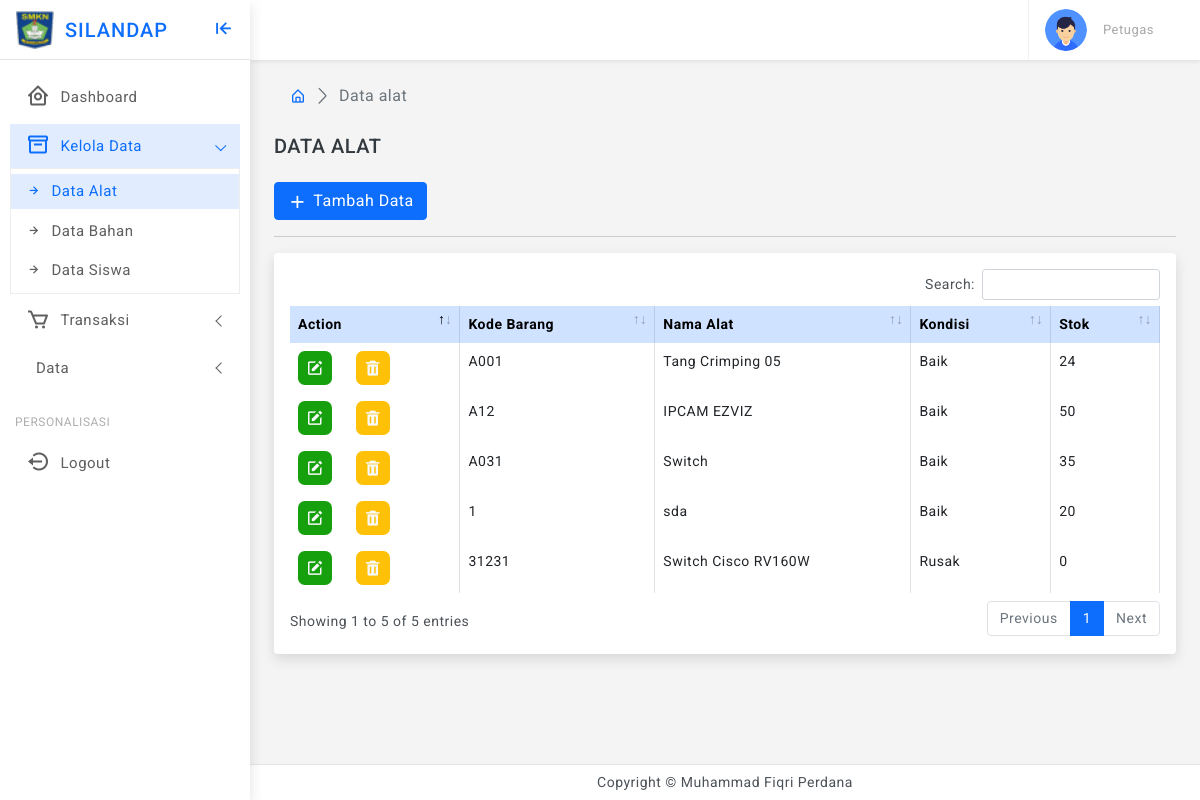
/sadmin/alat.php, run on the app's committed database.
### tables this page shows
CREATE TABLE `tbl_barang` (
  `id_barang` int(11) NOT NULL,
  `kode_barang` varchar(50) NOT NULL,
  `nama_barang` varchar(100) NOT NULL,
  `kategori` varchar(25) NOT NULL,
  `kondisi` varchar(25) NOT NULL,
  `stok` int(11) NOT NULL,
  `foto` varchar(255) NOT NULL,
  `kepemilikan` varchar(100) NOT NULL
);

### sadmin/alat.php (the view, shortened to what this page needs)
<?php
include "../koneksi.php";
$query_alat = "SELECT * FROM tbl_barang WHERE kategori = 'Alat'";
$result_alat = mysqli_query($conn, $query_alat);
?>
<!doctype html>
<html lang="en" class="">
<head>
    <link href="../assets/plugins/simplebar/css/simplebar.css" rel="stylesheet" />
    <link href="../assets/plugins/perfect-scrollbar/css/perfect-scrollbar.css" rel="stylesheet" />
    <link href="../assets/plugins/metismenu/css/metisMenu.min.css" rel="stylesheet" />
    <link href="../assets/plugins/datatable/css/dataTables.bootstrap5.min.css" rel="stylesheet" />
    <link href="../assets/css/pace.min.css" rel="stylesheet" />
    <link href="../assets/css/bootstrap.min.css" rel="stylesheet">
    <link href="../assets/css/app.css" rel="stylesheet">
    <link href="../assets/css/icons.css" rel="stylesheet">
    <link rel="stylesheet" href="../assets/css/dark-theme.css" />
    <link rel="stylesheet" href="../assets/css/semi-dark.css" />
    <link rel="stylesheet" href="../assets/css/header-colors.css" />
</head>
<body>
    <div class="wrapper">
        <?php include "theme-sidebar.php" ?>
        <?php include "theme-header.php" ?>
        <div class="page-wrapper">
            <div class="page-content">
                <div class="page-breadcrumb d-none d-sm-flex align-items-center mb-3">
                    <div class="ps-3">
                        <nav aria-label="breadcrumb">
                            <ol class="breadcrumb mb-0 p-0">
                                <li class="breadcrumb-item"><a href="index.php"><i class="bx bx-home-alt"></i></a></li>
                                <li class="breadcrumb-item active" aria-current="page">Data alat</li>
                            </ol>
                        </nav>
                    </div>
                </div>
                <h5 class="my-4 text-uppercase">Data alat</h5>
                <div class="col">
                    <a href="alat-tambah.php" class="btn btn-primary"><i class='bx bx-plus mr-1'></i>Tambah Data</a>
                </div>
                <hr />
                <div class="card">
                    <div class="card-body">
                        <div class="table-responsive">
                            <table id="example2" class="table table-hover table-bordered">
                                <thead class="table-primary">
                                    <tr>
                                        <th>Action</th>
                                        <th>Kode Barang</th>
                                        <th>Nama Alat</th>
                                        <th>Kondisi</th>
                                        <th>Stok</th>
                                    </tr>
                                </thead>
                                <tbody>
                                    <?php while ($row_alat = mysqli_fetch_assoc($result_alat)) { ?>
                                        <tr>
                                            <td>
                                                <div class="d-flex order-actions">
                                                    <a href="alat-edit.php?id=<?php echo $row_alat['id_barang'] ?>" class="text-light bg-success border-0"><i class='bx bxs-edit'></i></a>
                                                    <a href="alat-hapus.php?id=<?php echo $row_alat["id_barang"] ?>" class="ms-4 text-light bg-warning border-0" onClick="return confirm('Apakah anda yakin ingin menghapus data ini...?')"><i class='bx bxs-trash'></i></a>
                                                </div>
                                            <td><?php echo $row_alat["kode_barang"] ?></td>
                                            <td><?php echo $row_alat["nama_barang"] ?></td>
                                            <td><?php echo $row_alat["kondisi"] ?></td>
                                            <td><?php echo $row_alat["stok"] ?></td>
                                            </td>
                                        </tr>
                                    <?php } ?>
                                </tbody>
                            </table>
                        </div>
                    </div>
                </div>
            </div>
        </div>
        <?php include "theme-footer.php" ?>
    </div>
</body>
</html>

### assets/css/app.css (style rules this page uses)
body { font-size: 14px; color: #4c5258; letter-spacing: 0.5px; background-color: #f4f4f4; font-family: 'Roboto', sans-serif; }
a { text-decoration: none; }
.wrapper { width: 100%; position: relative; }
.page-wrapper { height: 100%; margin-top: 60px; margin-bottom: 30px; margin-left: 250px; }
.page-content { padding: 1.5rem; }
.page-breadcrumb .breadcrumb li.breadcrumb-item { font-size: 16px; }
.page-breadcrumb .breadcrumb-item+.breadcrumb-item::before { display: inline-block; padding-right: .5rem; color: #6c757d; font-family: 'LineIcons'; content: "\ea5c"; }
.order-actions a { font-size: 18px; width: 34px; height: 34px; display: flex; align-items: center; justify-content: center; background: #f1f1f1; border: 1px solid #eeecec; text-align: center; border-radius: 20%; color: #2b2a2a; }
.btn i { vertical-align: middle; font-size: 1.3rem; margin-top: -1em; margin-bottom: -1em; margin-right: 5px; }

### data on the page
tbl_barang: kode_barang "A001", nama_barang "Tang Crimping 05", kondisi "Baik", stok "24"
tbl_barang: kode_barang "A12", nama_barang "IPCAM EZVIZ", kondisi "Baik", stok "50"
tbl_barang: kode_barang "A031", nama_barang "Switch", kondisi "Baik", stok "35"
tbl_barang: kode_barang "1", nama_barang "sda", kondisi "Baik", stok "20"
tbl_barang: kode_barang "31231", nama_barang "Switch Cisco RV160W", kondisi "Rusak", stok "0"
